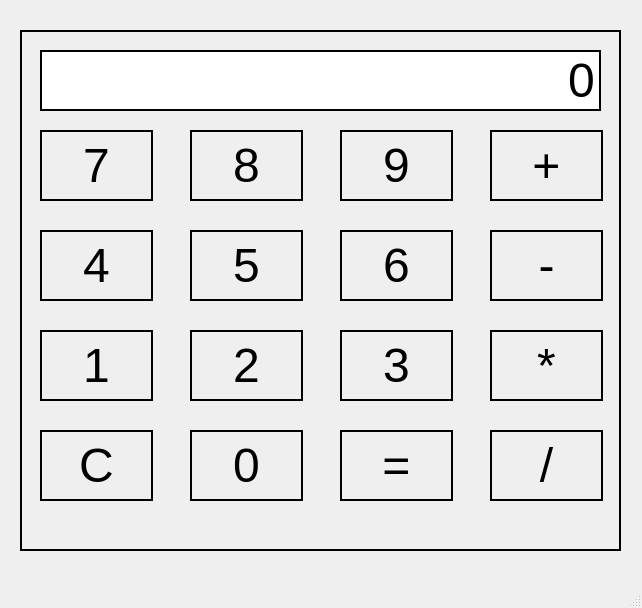
<?xml version="1.0" encoding="UTF-8"?>
<ui version="4.0">
 <class>MainWindow</class>
 <widget class="QMainWindow" name="MainWindow">
  <property name="geometry">
   <rect>
    <x>0</x>
    <y>0</y>
    <width>642</width>
    <height>608</height>
   </rect>
  </property>
  <property name="windowTitle">
   <string>MainWindow</string>
  </property>
  <widget class="QWidget" name="centralwidget">
   <widget class="QFrame" name="frame">
    <property name="geometry">
     <rect>
      <x>20</x>
      <y>30</y>
      <width>601</width>
      <height>521</height>
     </rect>
    </property>
    <property name="styleSheet">
     <string notr="true">border:2px solid black;</string>
    </property>
    <property name="frameShape">
     <enum>QFrame::StyledPanel</enum>
    </property>
    <property name="frameShadow">
     <enum>QFrame::Raised</enum>
    </property>
    <widget class="QLineEdit" name="lineEdit">
     <property name="geometry">
      <rect>
       <x>20</x>
       <y>20</y>
       <width>561</width>
       <height>61</height>
      </rect>
     </property>
     <property name="font">
      <font>
       <pointsize>36</pointsize>
      </font>
     </property>
     <property name="text">
      <string>0</string>
     </property>
     <property name="alignment">
      <set>Qt::AlignRight|Qt::AlignTrailing|Qt::AlignVCenter</set>
     </property>
    </widget>
    <widget class="QPushButton" name="pushButton">
     <property name="geometry">
      <rect>
       <x>20</x>
       <y>100</y>
       <width>113</width>
       <height>71</height>
      </rect>
     </property>
     <property name="font">
      <font>
       <pointsize>36</pointsize>
      </font>
     </property>
     <property name="text">
      <string>7</string>
     </property>
    </widget>
    <widget class="QPushButton" name="pushButton_2">
     <property name="geometry">
      <rect>
       <x>170</x>
       <y>100</y>
       <width>113</width>
       <height>71</height>
      </rect>
     </property>
     <property name="font">
      <font>
       <pointsize>36</pointsize>
      </font>
     </property>
     <property name="text">
      <string>8</string>
     </property>
    </widget>
    <widget class="QPushButton" name="pushButton_3">
     <property name="geometry">
      <rect>
       <x>320</x>
       <y>100</y>
       <width>113</width>
       <height>71</height>
      </rect>
     </property>
     <property name="font">
      <font>
       <pointsize>36</pointsize>
      </font>
     </property>
     <property name="text">
      <string>9</string>
     </property>
    </widget>
    <widget class="QPushButton" name="pushButton_4">
     <property name="geometry">
      <rect>
       <x>470</x>
       <y>100</y>
       <width>113</width>
       <height>71</height>
      </rect>
     </property>
     <property name="font">
      <font>
       <pointsize>36</pointsize>
      </font>
     </property>
     <property name="text">
      <string>+</string>
     </property>
    </widget>
    <widget class="QPushButton" name="pushButton_5">
     <property name="geometry">
      <rect>
       <x>170</x>
       <y>200</y>
       <width>113</width>
       <height>71</height>
      </rect>
     </property>
     <property name="font">
      <font>
       <pointsize>36</pointsize>
      </font>
     </property>
     <property name="text">
      <string>5</string>
     </property>
    </widget>
    <widget class="QPushButton" name="pushButton_6">
     <property name="geometry">
      <rect>
       <x>20</x>
       <y>200</y>
       <width>113</width>
       <height>71</height>
      </rect>
     </property>
     <property name="font">
      <font>
       <pointsize>36</pointsize>
      </font>
     </property>
     <property name="text">
      <string>4</string>
     </property>
    </widget>
    <widget class="QPushButton" name="pushButton_7">
     <property name="geometry">
      <rect>
       <x>470</x>
       <y>200</y>
       <width>113</width>
       <height>71</height>
      </rect>
     </property>
     <property name="font">
      <font>
       <pointsize>36</pointsize>
      </font>
     </property>
     <property name="text">
      <string>-</string>
     </property>
    </widget>
    <widget class="QPushButton" name="pushButton_8">
     <property name="geometry">
      <rect>
       <x>320</x>
       <y>200</y>
       <width>113</width>
       <height>71</height>
      </rect>
     </property>
     <property name="font">
      <font>
       <pointsize>36</pointsize>
      </font>
     </property>
     <property name="text">
      <string>6</string>
     </property>
    </widget>
    <widget class="QPushButton" name="pushButton_9">
     <property name="geometry">
      <rect>
       <x>320</x>
       <y>300</y>
       <width>113</width>
       <height>71</height>
      </rect>
     </property>
     <property name="font">
      <font>
       <pointsize>36</pointsize>
      </font>
     </property>
     <property name="text">
      <string>3</string>
     </property>
    </widget>
    <widget class="QPushButton" name="pushButton_10">
     <property name="geometry">
      <rect>
       <x>20</x>
       <y>300</y>
       <width>113</width>
       <height>71</height>
      </rect>
     </property>
     <property name="font">
      <font>
       <pointsize>36</pointsize>
      </font>
     </property>
     <property name="text">
      <string>1</string>
     </property>
    </widget>
    <widget class="QPushButton" name="pushButton_11">
     <property name="geometry">
      <rect>
       <x>470</x>
       <y>300</y>
       <width>113</width>
       <height>71</height>
      </rect>
     </property>
     <property name="font">
      <font>
       <pointsize>36</pointsize>
      </font>
     </property>
     <property name="text">
      <string>*</string>
     </property>
    </widget>
    <widget class="QPushButton" name="pushButton_12">
     <property name="geometry">
      <rect>
       <x>170</x>
       <y>300</y>
       <width>113</width>
       <height>71</height>
      </rect>
     </property>
     <property name="font">
      <font>
       <pointsize>36</pointsize>
      </font>
     </property>
     <property name="text">
      <string>2</string>
     </property>
    </widget>
    <widget class="QPushButton" name="pushButton_13">
     <property name="geometry">
      <rect>
       <x>470</x>
       <y>400</y>
       <width>113</width>
       <height>71</height>
      </rect>
     </property>
     <property name="font">
      <font>
       <pointsize>36</pointsize>
      </font>
     </property>
     <property name="text">
      <string>/</string>
     </property>
    </widget>
    <widget class="QPushButton" name="pushButton_14">
     <property name="geometry">
      <rect>
       <x>170</x>
       <y>400</y>
       <width>113</width>
       <height>71</height>
      </rect>
     </property>
     <property name="font">
      <font>
       <pointsize>36</pointsize>
      </font>
     </property>
     <property name="text">
      <string>0</string>
     </property>
    </widget>
    <widget class="QPushButton" name="pushButton_15">
     <property name="geometry">
      <rect>
       <x>20</x>
       <y>400</y>
       <width>113</width>
       <height>71</height>
      </rect>
     </property>
     <property name="font">
      <font>
       <pointsize>36</pointsize>
      </font>
     </property>
     <property name="text">
      <string>C</string>
     </property>
    </widget>
    <widget class="QPushButton" name="pushButton_16">
     <property name="geometry">
      <rect>
       <x>320</x>
       <y>400</y>
       <width>113</width>
       <height>71</height>
      </rect>
     </property>
     <property name="font">
      <font>
       <pointsize>36</pointsize>
      </font>
     </property>
     <property name="text">
      <string>=</string>
     </property>
    </widget>
   </widget>
  </widget>
  <widget class="QMenuBar" name="menubar">
   <property name="geometry">
    <rect>
     <x>0</x>
     <y>0</y>
     <width>642</width>
     <height>24</height>
    </rect>
   </property>
  </widget>
  <widget class="QStatusBar" name="statusbar"/>
 </widget>
 <resources/>
 <connections/>
</ui>
